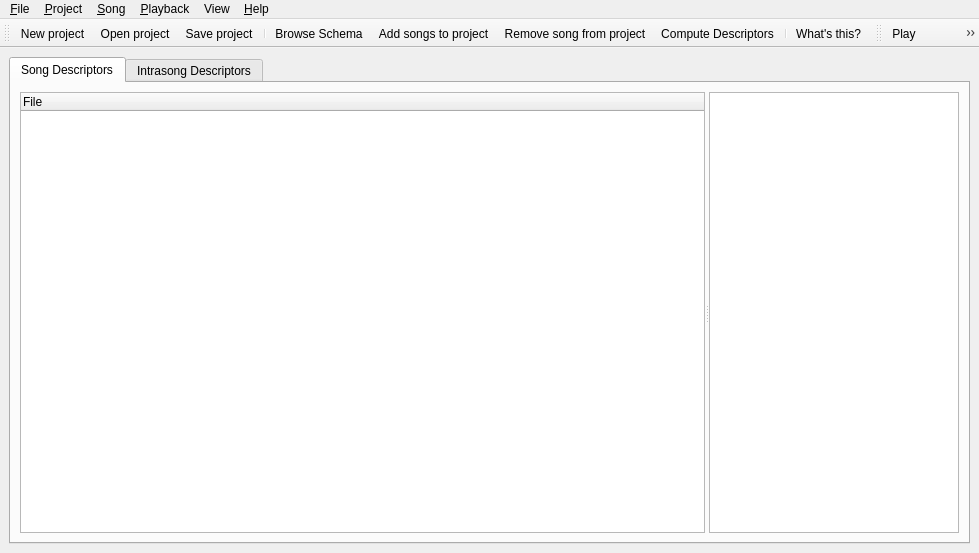
<ui version="4.0" >
 <author></author>
 <comment></comment>
 <exportmacro></exportmacro>
 <class>Annotator</class>
 <widget class="QMainWindow" name="Annotator" >
  <property name="geometry" >
   <rect>
    <x>0</x>
    <y>0</y>
    <width>979</width>
    <height>553</height>
   </rect>
  </property>
  <property name="sizePolicy" >
   <sizepolicy>
    <hsizetype>3</hsizetype>
    <vsizetype>3</vsizetype>
    <horstretch>0</horstretch>
    <verstretch>0</verstretch>
   </sizepolicy>
  </property>
  <property name="maximumSize" >
   <size>
    <width>32767</width>
    <height>32767</height>
   </size>
  </property>
  <property name="windowTitle" >
   <string>Music Annotator</string>
  </property>
  <property name="windowIcon" >
   <iconset resource="images.qrc" >:/logos/images/annotator-icon1.png</iconset>
  </property>
  <widget class="QWidget" name="widget" >
   <layout class="QVBoxLayout" >
    <property name="margin" >
     <number>9</number>
    </property>
    <property name="spacing" >
     <number>6</number>
    </property>
    <item>
     <widget class="QTabWidget" name="mMainTabWidget" >
      <widget class="QWidget" name="mSongLevelTab" >
       <attribute name="title" >
        <string>Song Descriptors</string>
       </attribute>
       <layout class="QVBoxLayout" >
        <property name="margin" >
         <number>9</number>
        </property>
        <property name="spacing" >
         <number>6</number>
        </property>
        <item>
         <widget class="QSplitter" name="mSongLevelSplit" >
          <property name="orientation" >
           <enum>Qt::Horizontal</enum>
          </property>
          <widget class="QTreeWidget" name="mProjectOverview" >
           <property name="sizePolicy" >
            <sizepolicy>
             <hsizetype>3</hsizetype>
             <vsizetype>1</vsizetype>
             <horstretch>5</horstretch>
             <verstretch>0</verstretch>
            </sizepolicy>
           </property>
           <property name="whatsThis" >
            <string>&lt;p>The &lt;b>project song list&lt;/b> is a list with the working songs for the project. Add songs to work with them just by selecting &lt;tt>Project/Add Song to Project&lt;/tt>.&lt;/p>
&lt;p>
&lt;em>Computed&lt;/em> column tells whether the song has a computed description.&lt;/p>
&lt;p>
&lt;em>Changed&lt;/em> column tells whether the song description has save pending changes.&lt;/p></string>
           </property>
           <property name="alternatingRowColors" >
            <bool>true</bool>
           </property>
           <property name="selectionMode" >
            <enum>QAbstractItemView::SingleSelection</enum>
           </property>
           <property name="rootIsDecorated" >
            <bool>false</bool>
           </property>
           <column>
            <property name="text" >
             <string>File</string>
            </property>
           </column>
          </widget>
          <widget class="QTableWidget" name="mDescriptorsTable" >
           <property name="sizePolicy" >
            <sizepolicy>
             <hsizetype>4</hsizetype>
             <vsizetype>1</vsizetype>
             <horstretch>1</horstretch>
             <verstretch>0</verstretch>
            </sizepolicy>
           </property>
           <property name="minimumSize" >
            <size>
             <width>250</width>
             <height>0</height>
            </size>
           </property>
           <property name="focusPolicy" >
            <enum>Qt::WheelFocus</enum>
           </property>
           <property name="whatsThis" >
            <string>&lt;p>The &lt;b>song level descriptors table&lt;/b>
contains descriptors values for song level descriptors. Song level descriptors are those that has a single occurrence for each song. As constrast, 'note level descriptors' would have an occurrence for each note.&lt;/p>
&lt;p>You can edit the values by clicking to the suited cell.&lt;/p></string>
           </property>
           <property name="selectionMode" >
            <enum>QAbstractItemView::NoSelection</enum>
           </property>
           <property name="rowCount" >
            <number>0</number>
           </property>
           <property name="columnCount" >
            <number>0</number>
           </property>
          </widget>
         </widget>
        </item>
       </layout>
      </widget>
      <widget class="QWidget" name="mIntrasongLevelTab" >
       <attribute name="title" >
        <string>Intrasong Descriptors</string>
       </attribute>
       <layout class="QVBoxLayout" >
        <property name="margin" >
         <number>9</number>
        </property>
        <property name="spacing" >
         <number>6</number>
        </property>
        <item>
         <widget class="QSplitter" name="mVSplit" >
          <property name="orientation" >
           <enum>Qt::Vertical</enum>
          </property>
          <widget class="QSplitter" name="mFrameEditorSplit" >
           <property name="orientation" >
            <enum>Qt::Horizontal</enum>
           </property>
           <widget class="QFrame" name="mFrameLevelContainer" >
            <property name="sizePolicy" >
             <sizepolicy>
              <hsizetype>3</hsizetype>
              <vsizetype>3</vsizetype>
              <horstretch>2</horstretch>
              <verstretch>0</verstretch>
             </sizepolicy>
            </property>
            <property name="minimumSize" >
             <size>
              <width>700</width>
              <height>200</height>
             </size>
            </property>
            <property name="focusPolicy" >
             <enum>Qt::WheelFocus</enum>
            </property>
            <property name="whatsThis" >
             <string>&lt;p>The &lt;b>frame level descriptors editor&lt;/b>
allows editing floating point descriptors that has an occurrence for each frame.&lt;/p>
&lt;ul>
&lt;li>Dragging Points: Moving them.&lt;/li>
&lt;li>Cursor: Moves the selected point&lt;/li>
&lt;li>TODO: Put the keybindings&lt;/li>
&lt;/ul></string>
            </property>
            <property name="frameShape" >
             <enum>QFrame::StyledPanel</enum>
            </property>
            <property name="frameShadow" >
             <enum>QFrame::Raised</enum>
            </property>
           </widget>
           <widget class="QListWidget" name="mFrameLevelAttributeList" >
            <property name="minimumSize" >
             <size>
              <width>200</width>
              <height>0</height>
             </size>
            </property>
            <property name="alternatingRowColors" >
             <bool>true</bool>
            </property>
            <property name="resizeMode" >
             <enum>QListView::Adjust</enum>
            </property>
           </widget>
          </widget>
          <widget class="QSplitter" name="mSegmentEditorSplit" >
           <property name="midLineWidth" >
            <number>4</number>
           </property>
           <widget class="QFrame" name="mAudioPlotContainer" >
            <property name="sizePolicy" >
             <sizepolicy>
              <hsizetype>3</hsizetype>
              <vsizetype>3</vsizetype>
              <horstretch>2</horstretch>
              <verstretch>0</verstretch>
             </sizepolicy>
            </property>
            <property name="minimumSize" >
             <size>
              <width>700</width>
              <height>200</height>
             </size>
            </property>
            <property name="focusPolicy" >
             <enum>Qt::WheelFocus</enum>
            </property>
            <property name="whatsThis" >
             <string>&lt;p>The &lt;b>segmentation editor&lt;/b> allows you to change song level segmentations.&lt;/p>
&lt;ul>
&lt;li>Click Body: Change current segment&lt;/li>
&lt;li>Dragging Limit: Moves it&lt;/li>
&lt;li>Insert + Click: Inserts an onset&lt;/li>
&lt;li>Delete: Deletes the current onset&lt;/li>
&lt;/ul></string>
            </property>
            <property name="frameShape" >
             <enum>QFrame::StyledPanel</enum>
            </property>
            <property name="frameShadow" >
             <enum>QFrame::Raised</enum>
            </property>
           </widget>
           <widget class="QWidget" name="widget" >
            <layout class="QVBoxLayout" >
             <property name="margin" >
              <number>0</number>
             </property>
             <property name="spacing" >
              <number>6</number>
             </property>
             <item>
              <widget class="QTableWidget" name="mSegmentDescriptorsTable" >
               <property name="minimumSize" >
                <size>
                 <width>200</width>
                 <height>0</height>
                </size>
               </property>
               <property name="focusPolicy" >
                <enum>Qt::WheelFocus</enum>
               </property>
               <property name="whatsThis" >
                <string>&lt;p>The &lt;b>segmentation level descriptors table&lt;/b>
allows you to edit values for descriptors 
that are attached to child scope of the 
currently selected segmentation.
&lt;/p>
&lt;p>You can edit the values by clicking 
to the proper cell.&lt;/p></string>
               </property>
               <property name="selectionMode" >
                <enum>QAbstractItemView::NoSelection</enum>
               </property>
               <property name="rowCount" >
                <number>0</number>
               </property>
               <property name="columnCount" >
                <number>0</number>
               </property>
              </widget>
             </item>
             <item>
              <widget class="QComboBox" name="mSegmentationSelection" >
               <property name="whatsThis" >
                <string>This combo box allows you to change the segmentation that is currently displayed on the segmentation view.</string>
               </property>
              </widget>
             </item>
            </layout>
           </widget>
          </widget>
         </widget>
        </item>
       </layout>
      </widget>
     </widget>
    </item>
   </layout>
  </widget>
  <widget class="QToolBar" name="mIntraSongToolbar" >
   <property name="orientation" >
    <enum>Qt::Horizontal</enum>
   </property>
   <attribute name="toolBarArea" >
    <number>4</number>
   </attribute>
   <addaction name="fileNew_projectAction" />
   <addaction name="fileOpen_projectAction" />
   <addaction name="fileSave_projectAction" />
   <addaction name="separator" />
   <addaction name="projectLoadSchemaAction" />
   <addaction name="fileAdd_to_projectAction" />
   <addaction name="editDelete_from_projectAction" />
   <addaction name="songComputeDescriptorsAction" />
   <addaction name="separator" />
   <addaction name="helpWhats_thisAction" />
  </widget>
  <widget class="QToolBar" name="TransportToolbar" >
   <property name="orientation" >
    <enum>Qt::Horizontal</enum>
   </property>
   <attribute name="toolBarArea" >
    <number>4</number>
   </attribute>
   <addaction name="mPlayAction" />
   <addaction name="mPauseAction" />
   <addaction name="mStopAction" />
   <addaction name="mLinkCurrentSegmentToPlaybackAction" />
   <addaction name="mAuralizeSegmentOnsetsAction" />
   <addaction name="mAuralizeFrameLevelDescriptorsAction" />
  </widget>
  <widget class="QMenuBar" name="MenuBar" >
   <property name="geometry" >
    <rect>
     <x>0</x>
     <y>0</y>
     <width>979</width>
     <height>31</height>
    </rect>
   </property>
   <widget class="QMenu" name="mFileMenu" >
    <property name="title" >
     <string>&amp;File</string>
    </property>
    <addaction name="fileNew_projectAction" />
    <addaction name="fileOpen_projectAction" />
    <addaction name="fileSave_projectAction" />
    <addaction name="fileSave_project_asAction" />
    <addaction name="separator" />
    <addaction name="fileExitAction" />
   </widget>
   <widget class="QMenu" name="mSongMenu" >
    <property name="title" >
     <string>&amp;Song</string>
    </property>
    <addaction name="songSaveDescriptorsAction" />
    <addaction name="songComputeDescriptorsAction" />
   </widget>
   <widget class="QMenu" name="help" >
    <property name="title" >
     <string>&amp;Help</string>
    </property>
    <addaction name="helpWhats_thisAction" />
    <addaction name="separator" />
    <addaction name="helpAboutAction" />
    <addaction name="helpAboutQtAction" />
   </widget>
   <widget class="QMenu" name="menuView" >
    <property name="title" >
     <string>View</string>
    </property>
   </widget>
   <widget class="QMenu" name="mProjectMenu" >
    <property name="title" >
     <string>&amp;Project</string>
    </property>
    <addaction name="projectLoadSchemaAction" />
    <addaction name="fileAdd_to_projectAction" />
    <addaction name="editDelete_from_projectAction" />
   </widget>
   <widget class="QMenu" name="mPlaybackMenu" >
    <property name="title" >
     <string>&amp;Playback</string>
    </property>
    <addaction name="mPlayAction" />
    <addaction name="mPauseAction" />
    <addaction name="mStopAction" />
    <addaction name="separator" />
    <addaction name="mLinkCurrentSegmentToPlaybackAction" />
    <addaction name="mAuralizeSegmentOnsetsAction" />
    <addaction name="mAuralizeFrameLevelDescriptorsAction" />
   </widget>
   <addaction name="mFileMenu" />
   <addaction name="mProjectMenu" />
   <addaction name="mSongMenu" />
   <addaction name="mPlaybackMenu" />
   <addaction name="menuView" />
   <addaction name="help" />
  </widget>
  <action name="fileExitAction" >
   <property name="icon" >
    <iconset resource="images.qrc" >:/icons/images/exit.png</iconset>
   </property>
   <property name="text" >
    <string>E&amp;xit</string>
   </property>
   <property name="iconText" >
    <string>Exit</string>
   </property>
   <property name="shortcut" >
    <string>Ctrl+Q</string>
   </property>
  </action>
  <action name="helpAboutAction" >
   <property name="text" >
    <string>&amp;About</string>
   </property>
   <property name="iconText" >
    <string>About</string>
   </property>
  </action>
  <action name="fileNew_projectAction" >
   <property name="icon" >
    <iconset resource="images.qrc" >:/icons/images/filenew.png</iconset>
   </property>
   <property name="text" >
    <string>&amp;New project</string>
   </property>
   <property name="iconText" >
    <string>New project</string>
   </property>
   <property name="toolTip" >
    <string>New project</string>
   </property>
   <property name="shortcut" >
    <string>Ctrl+N</string>
   </property>
  </action>
  <action name="fileSave_projectAction" >
   <property name="icon" >
    <iconset resource="images.qrc" >:/icons/images/filesave.png</iconset>
   </property>
   <property name="text" >
    <string>&amp;Save project</string>
   </property>
   <property name="iconText" >
    <string>Save project</string>
   </property>
   <property name="toolTip" >
    <string>Save project</string>
   </property>
   <property name="shortcut" >
    <string>Ctrl+S</string>
   </property>
  </action>
  <action name="fileSave_project_asAction" >
   <property name="icon" >
    <iconset resource="images.qrc" >:/icons/images/filesaveas.png</iconset>
   </property>
   <property name="text" >
    <string>S&amp;ave project as</string>
   </property>
   <property name="iconText" >
    <string>Save project as</string>
   </property>
   <property name="toolTip" >
    <string>Save project as</string>
   </property>
   <property name="shortcut" >
    <string>Ctrl+Shift+S</string>
   </property>
  </action>
  <action name="fileOpen_projectAction" >
   <property name="icon" >
    <iconset resource="images.qrc" >:/icons/images/fileopen.png</iconset>
   </property>
   <property name="text" >
    <string>&amp;Open project</string>
   </property>
   <property name="iconText" >
    <string>Open project</string>
   </property>
   <property name="toolTip" >
    <string>Open project</string>
   </property>
   <property name="statusTip" >
    <string>Open project</string>
   </property>
   <property name="shortcut" >
    <string>Ctrl+O</string>
   </property>
  </action>
  <action name="fileAdd_to_projectAction" >
   <property name="icon" >
    <iconset resource="images.qrc" >:/icons/images/vcs_add.png</iconset>
   </property>
   <property name="text" >
    <string>&amp;Add songs to project</string>
   </property>
   <property name="iconText" >
    <string>Add songs to project</string>
   </property>
   <property name="shortcut" >
    <string>Ctrl+A</string>
   </property>
  </action>
  <action name="editDelete_from_projectAction" >
   <property name="enabled" >
    <bool>true</bool>
   </property>
   <property name="icon" >
    <iconset resource="images.qrc" >:/icons/images/vcs_remove.png</iconset>
   </property>
   <property name="text" >
    <string>Remove song from project</string>
   </property>
   <property name="iconText" >
    <string>Remove song from project</string>
   </property>
   <property name="statusTip" >
    <string>Remove song from project</string>
   </property>
   <property name="shortcut" >
    <string/>
   </property>
  </action>
  <action name="projectSaveDescriptorsAction" >
   <property name="text" >
    <string>Descriptors</string>
   </property>
   <property name="iconText" >
    <string>Descriptors</string>
   </property>
  </action>
  <action name="projectLoadSchemaAction" >
   <property name="icon" >
    <iconset resource="images.qrc" >:/icons/images/view_tree.png</iconset>
   </property>
   <property name="text" >
    <string>Browse &amp;Schema</string>
   </property>
   <property name="iconText" >
    <string>Browse Schema</string>
   </property>
  </action>
  <action name="projectLoadDescriptorsAction" >
   <property name="text" >
    <string>Descriptors</string>
   </property>
   <property name="iconText" >
    <string>Descriptors</string>
   </property>
  </action>
  <action name="songSaveDescriptorsAction" >
   <property name="enabled" >
    <bool>false</bool>
   </property>
   <property name="text" >
    <string>&amp;Save Descriptors</string>
   </property>
   <property name="iconText" >
    <string>Save Descriptors</string>
   </property>
  </action>
  <action name="mAuralizeSegmentOnsetsAction" >
   <property name="checkable" >
    <bool>true</bool>
   </property>
   <property name="icon" >
    <iconset resource="images.qrc" >:/icons/images/auralizeOnsets.png</iconset>
   </property>
   <property name="text" >
    <string>Auralize Segments &amp;Onsets</string>
   </property>
   <property name="iconText" >
    <string>Auralize Segments Onsets</string>
   </property>
  </action>
  <action name="mAuralizeFrameLevelDescriptorsAction" >
   <property name="checkable" >
    <bool>true</bool>
   </property>
   <property name="icon" >
    <iconset resource="images.qrc" >:/icons/images/auralizeFrameLevel.png</iconset>
   </property>
   <property name="text" >
    <string>Auralize &amp;Frame Level Descriptors</string>
   </property>
   <property name="iconText" >
    <string>Auralize Frame Level Descriptors</string>
   </property>
  </action>
  <action name="songComputeDescriptorsAction" >
   <property name="icon" >
    <iconset resource="images.qrc" >:/icons/images/gear.png</iconset>
   </property>
   <property name="text" >
    <string>&amp;Compute Descriptors</string>
   </property>
   <property name="iconText" >
    <string>Compute Descriptors</string>
   </property>
  </action>
  <action name="helpWhats_thisAction" >
   <property name="icon" >
    <iconset resource="images.qrc" >:/icons/images/contexthelp.png</iconset>
   </property>
   <property name="text" >
    <string>&amp;What's this?</string>
   </property>
   <property name="iconText" >
    <string>What's this?</string>
   </property>
   <property name="shortcut" >
    <string>Shift+F1</string>
   </property>
  </action>
  <action name="mPlayAction" >
   <property name="icon" >
    <iconset resource="images.qrc" >:/icons/images/player_play.png</iconset>
   </property>
   <property name="text" >
    <string>Play</string>
   </property>
   <property name="iconText" >
    <string>Play</string>
   </property>
   <property name="shortcut" >
    <string>Ctrl+P</string>
   </property>
  </action>
  <action name="mPauseAction" >
   <property name="icon" >
    <iconset resource="images.qrc" >:/icons/images/player_pause.png</iconset>
   </property>
   <property name="text" >
    <string>Pause</string>
   </property>
   <property name="iconText" >
    <string>Pause</string>
   </property>
   <property name="shortcut" >
    <string>Ctrl+W</string>
   </property>
  </action>
  <action name="mStopAction" >
   <property name="icon" >
    <iconset resource="images.qrc" >:/icons/images/player_stop.png</iconset>
   </property>
   <property name="text" >
    <string>Stop</string>
   </property>
   <property name="iconText" >
    <string>Stop</string>
   </property>
   <property name="shortcut" >
    <string>Ctrl+D</string>
   </property>
  </action>
  <action name="mLinkCurrentSegmentToPlaybackAction" >
   <property name="checkable" >
    <bool>true</bool>
   </property>
   <property name="icon" >
    <iconset resource="images.qrc" >:/icons/images/segmentFollows.png</iconset>
   </property>
   <property name="text" >
    <string>&amp;Link current segment to playback</string>
   </property>
   <property name="iconText" >
    <string>Link current segment to playback</string>
   </property>
  </action>
  <action name="helpAboutQtAction" >
   <property name="text" >
    <string>About &amp;Qt</string>
   </property>
  </action>
 </widget>
 <layoutdefault spacing="6" margin="11" />
 <pixmapfunction></pixmapfunction>
 <tabstops>
  <tabstop>mMainTabWidget</tabstop>
  <tabstop>mProjectOverview</tabstop>
  <tabstop>mDescriptorsTable</tabstop>
  <tabstop>mFrameLevelContainer</tabstop>
  <tabstop>mFrameLevelAttributeList</tabstop>
  <tabstop>mAudioPlotContainer</tabstop>
  <tabstop>mSegmentDescriptorsTable</tabstop>
  <tabstop>mSegmentationSelection</tabstop>
 </tabstops>
 <resources>
  <include location="images.qrc" />
 </resources>
 <connections/>
</ui>
